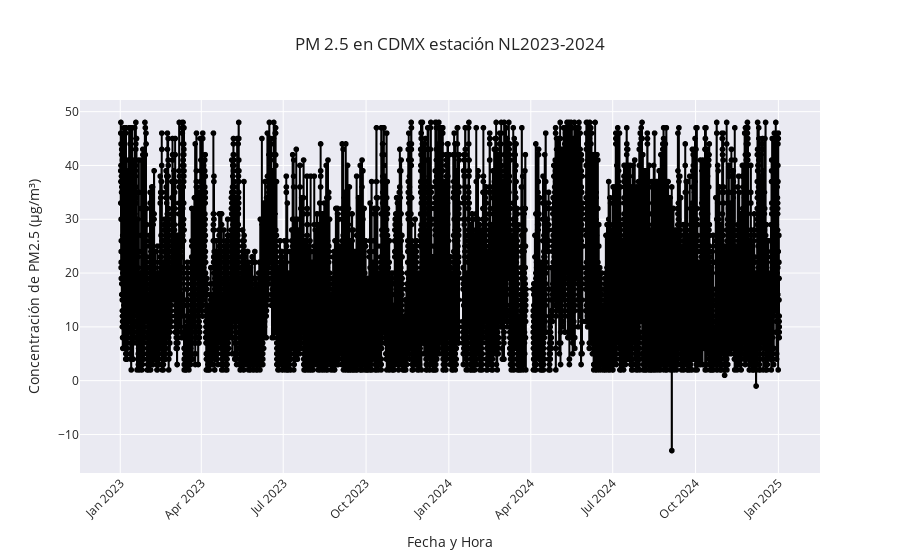

The notebook cell this image was saved under:
### Markdown cell above
#### Observemos de nuevo algún ejemplo de datos ya limpios

### Code cell
fig = px.line(
    data_clean['PM25']['NL_Cadereyta23-24'], 
    x='Fecha', 
    y='Concentraciones horarias', 
    title='PM 2.5 en CDMX estación NL2023-2024',
    labels={'Fecha': 'Fecha y Hora', 'Concentraciones horarias': 'PM2.5 (µg/m³)'},  # Etiquetas personalizadas
    line_shape='vh',  
    markers=True,  # Puntos en la línea
    color_discrete_sequence=['black'],  # Color de la línea
)

# Personalización adicional
fig.update_layout(
    xaxis_title="Fecha y Hora",
    yaxis_title="Concentración de PM2.5 (µg/m³)",
    xaxis_tickangle=-45,  # Rotar etiquetas del eje X
    template= 'seaborn',  # Estilo oscuro
)

fig.show()

### Figure 1 — Plotly figure (JSON) as saved in the notebook; plotly's stock layout.template omitted (floating-point values rounded to 4 significant figures; data arrays with more than 128 entries replaced by an {"elided": "..."} marker saying what was removed)
{"data": [{"hovertemplate": "Fecha y Hora=%{x}<br>PM2.5 (µg/m³)=%{y}<extra></extra>", "legendgroup": "", "line": {"color": "black", "dash": "solid", "shape": "vh"}, "marker": {"symbol": "circle"}, "mode": "lines+markers", "name": "", "showlegend": false, "type": "scattergl", "x": {"elided": "14814 str values"}, "xaxis": "x", "y": {"elided": "14814 int values"}, "yaxis": "y"}], "layout": {"legend": {"tracegroupgap": 0}, "title": {"text": "PM 2.5 en CDMX estación NL2023-2024"}, "xaxis": {"anchor": "y", "domain": [0, 1], "tickangle": -45, "title": {"text": "Fecha y Hora"}}, "yaxis": {"anchor": "x", "domain": [0, 1], "title": {"text": "Concentración de PM2.5 (µg/m³)"}}}}
